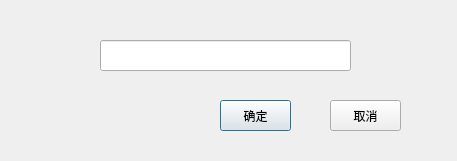
<?xml version="1.0" encoding="UTF-8"?>
<ui version="4.0">
 <class>nameget</class>
 <widget class="QDialog" name="nameget">
  <property name="geometry">
   <rect>
    <x>0</x>
    <y>0</y>
    <width>457</width>
    <height>161</height>
   </rect>
  </property>
  <property name="minimumSize">
   <size>
    <width>457</width>
    <height>161</height>
   </size>
  </property>
  <property name="maximumSize">
   <size>
    <width>457</width>
    <height>161</height>
   </size>
  </property>
  <property name="windowTitle">
   <string>请输入名称</string>
  </property>
  <widget class="QLineEdit" name="lineEdit">
   <property name="geometry">
    <rect>
     <x>100</x>
     <y>40</y>
     <width>251</width>
     <height>31</height>
    </rect>
   </property>
   <property name="maxLength">
    <number>10</number>
   </property>
  </widget>
  <widget class="QPushButton" name="pushButton">
   <property name="geometry">
    <rect>
     <x>220</x>
     <y>100</y>
     <width>71</width>
     <height>31</height>
    </rect>
   </property>
   <property name="text">
    <string>确定</string>
   </property>
  </widget>
  <widget class="QPushButton" name="pushButton_2">
   <property name="geometry">
    <rect>
     <x>330</x>
     <y>100</y>
     <width>71</width>
     <height>31</height>
    </rect>
   </property>
   <property name="text">
    <string>取消</string>
   </property>
  </widget>
 </widget>
 <resources/>
 <connections>
  <connection>
   <sender>pushButton_2</sender>
   <signal>clicked()</signal>
   <receiver>nameget</receiver>
   <slot>close()</slot>
   <hints>
    <hint type="sourcelabel">
     <x>365</x>
     <y>115</y>
    </hint>
    <hint type="destinationlabel">
     <x>228</x>
     <y>80</y>
    </hint>
   </hints>
  </connection>
 </connections>
</ui>
